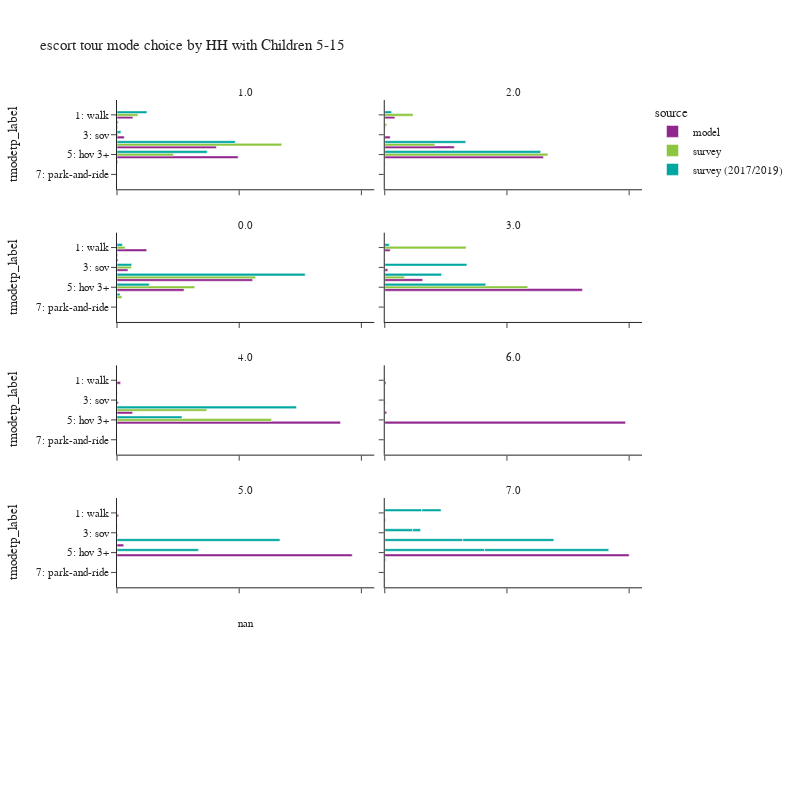

This figure's notebook cell:
### Code cell
plot_mode_choice(es_tour,
                 "hh515",
                 {
                  "tmodetp_label":["1: walk","2: bike","3: sov","4: hov 2","5: hov 3+","6: walk to transit",
                                   "7: park-and-ride","8: school bus","9: other–survey only"]},
                 "HH with Children 5-15",2,800)

### Figure 1 — Plotly figure (JSON) as saved in the notebook; plotly's stock layout.template omitted (floating-point values rounded to 4 significant figures)
{"data": [{"alignmentgroup": "True", "customdata": [[7], [11823], [497], [5409], [73788], [89979]], "hovertemplate": "source=model<br>hh515=1.0<br>percentage=%{x}<br>tmodetp_label=%{y}<br>sample_count=%{customdata[0]}<extra></extra>", "legendgroup": "model", "marker": {"color": "#91268F", "pattern": {"shape": ""}}, "name": "model", "offsetgroup": "model", "orientation": "h", "showlegend": true, "textposition": "auto", "type": "bar", "x": [3.857e-05, 0.06514, 0.002738, 0.0298, 0.4065, 0.4957], "xaxis": "x9", "y": [null, "1: walk", "2: bike", "3: sov", "4: hov 2", "5: hov 3+"], "yaxis": "y9"}, {"alignmentgroup": "True", "customdata": [[3], [4906], [254], [2624], [33638], [76738]], "hovertemplate": "source=model<br>hh515=2.0<br>percentage=%{x}<br>tmodetp_label=%{y}<br>sample_count=%{customdata[0]}<extra></extra>", "legendgroup": "model", "marker": {"color": "#91268F", "pattern": {"shape": ""}}, "name": "model", "offsetgroup": "model", "orientation": "h", "showlegend": false, "textposition": "auto", "type": "bar", "x": [2.539e-05, 0.04152, 0.00215, 0.02221, 0.2847, 0.6494], "xaxis": "x10", "y": [null, "1: walk", "2: bike", "3: sov", "4: hov 2", "5: hov 3+"], "yaxis": "y10"}, {"alignmentgroup": "True", "customdata": [[2], [36760], [1382], [13572], [168033], [83014]], "hovertemplate": "source=model<br>hh515=0.0<br>percentage=%{x}<br>tmodetp_label=%{y}<br>sample_count=%{customdata[0]}<extra></extra>", "legendgroup": "model", "marker": {"color": "#91268F", "pattern": {"shape": ""}}, "name": "model", "offsetgroup": "model", "orientation": "h", "showlegend": false, "textposition": "auto", "type": "bar", "x": [6.606e-06, 0.1214, 0.004565, 0.04483, 0.555, 0.2742], "xaxis": "x7", "y": [null, "1: walk", "2: bike", "3: sov", "4: hov 2", "5: hov 3+"], "yaxis": "y7"}, {"alignmentgroup": "True", "customdata": [[2], [712], [42], [406], [4960], [25874]], "hovertemplate": "source=model<br>hh515=3.0<br>percentage=%{x}<br>tmodetp_label=%{y}<br>sample_count=%{customdata[0]}<extra></extra>", "legendgroup": "model", "marker": {"color": "#91268F", "pattern": {"shape": ""}}, "name": "model", "offsetgroup": "model", "orientation": "h", "showlegend": false, "textposition": "auto", "type": "bar", "x": [6.251e-05, 0.02225, 0.001313, 0.01269, 0.155, 0.8087], "xaxis": "x8", "y": [null, "1: walk", "2: bike", "3: sov", "4: hov 2", "5: hov 3+"], "yaxis": "y8"}, {"alignmentgroup": "True", "customdata": [[143], [8], [59], [624], [8919]], "hovertemplate": "source=model<br>hh515=4.0<br>percentage=%{x}<br>tmodetp_label=%{y}<br>sample_count=%{customdata[0]}<extra></extra>", "legendgroup": "model", "marker": {"color": "#91268F", "pattern": {"shape": ""}}, "name": "model", "offsetgroup": "model", "orientation": "h", "showlegend": false, "textposition": "auto", "type": "bar", "x": [0.01466, 0.0008203, 0.006049, 0.06398, 0.9145], "xaxis": "x5", "y": ["1: walk", "2: bike", "3: sov", "4: hov 2", "5: hov 3+"], "yaxis": "y5"}, {"alignmentgroup": "True", "customdata": [[11], [4], [17], [2108]], "hovertemplate": "source=model<br>hh515=6.0<br>percentage=%{x}<br>tmodetp_label=%{y}<br>sample_count=%{customdata[0]}<extra></extra>", "legendgroup": "model", "marker": {"color": "#91268F", "pattern": {"shape": ""}}, "name": "model", "offsetgroup": "model", "orientation": "h", "showlegend": false, "textposition": "auto", "type": "bar", "x": [0.00514, 0.001869, 0.007944, 0.985], "xaxis": "x6", "y": ["1: walk", "3: sov", "4: hov 2", "5: hov 3+"], "yaxis": "y6"}, {"alignmentgroup": "True", "customdata": [[18], [2], [7], [74], [2588]], "hovertemplate": "source=model<br>hh515=5.0<br>percentage=%{x}<br>tmodetp_label=%{y}<br>sample_count=%{customdata[0]}<extra></extra>", "legendgroup": "model", "marker": {"color": "#91268F", "pattern": {"shape": ""}}, "name": "model", "offsetgroup": "model", "orientation": "h", "showlegend": false, "textposition": "auto", "type": "bar", "x": [0.006694, 0.0007438, 0.002603, 0.02752, 0.9624], "xaxis": "x3", "y": ["1: walk", "2: bike", "3: sov", "4: hov 2", "5: hov 3+"], "yaxis": "y3"}, {"alignmentgroup": "True", "customdata": [[64]], "hovertemplate": "source=model<br>hh515=7.0<br>percentage=%{x}<br>tmodetp_label=%{y}<br>sample_count=%{customdata[0]}<extra></extra>", "legendgroup": "model", "marker": {"color": "#91268F", "pattern": {"shape": ""}}, "name": "model", "offsetgroup": "model", "orientation": "h", "showlegend": false, "textposition": "auto", "type": "bar", "x": [1.0], "xaxis": "x4", "y": ["5: hov 3+"], "yaxis": "y4"}, {"alignmentgroup": "True", "customdata": [[1], [33], [3], [2], [74], [48], [1], [1]], "hovertemplate": "source=survey<br>hh515=1.0<br>percentage=%{x}<br>tmodetp_label=%{y}<br>sample_count=%{customdata[0]}<extra></extra>", "legendgroup": "survey", "marker": {"color": "#8CC63E", "pattern": {"shape": ""}}, "name": "survey", "offsetgroup": "survey", "orientation": "h", "showlegend": true, "textposition": "auto", "type": "bar", "x": [0.001325, 0.08578, 0.002052, 0.004693, 0.6743, 0.2313, 0.0003103, 0.0002569], "xaxis": "x9", "y": [null, "1: walk", "2: bike", "3: sov", "4: hov 2", "5: hov 3+", "6: walk to transit", "8: school bus"], "yaxis": "y9"}, {"alignmentgroup": "True", "customdata": [[25], [2], [44], [95], [3], [1]], "hovertemplate": "source=survey<br>hh515=2.0<br>percentage=%{x}<br>tmodetp_label=%{y}<br>sample_count=%{customdata[0]}<extra></extra>", "legendgroup": "survey", "marker": {"color": "#8CC63E", "pattern": {"shape": ""}}, "name": "survey", "offsetgroup": "survey", "orientation": "h", "showlegend": false, "textposition": "auto", "type": "bar", "x": [0.1159, 0.008285, 0.2048, 0.6677, 0.001999, 0.001354], "xaxis": "x10", "y": ["1: walk", "2: bike", "4: hov 2", "5: hov 3+", "6: walk to transit", "8: school bus"], "yaxis": "y10"}, {"alignmentgroup": "True", "customdata": [[2], [19], [6], [27], [163], [59], [6]], "hovertemplate": "source=survey<br>hh515=0.0<br>percentage=%{x}<br>tmodetp_label=%{y}<br>sample_count=%{customdata[0]}<extra></extra>", "legendgroup": "survey", "marker": {"color": "#8CC63E", "pattern": {"shape": ""}}, "name": "survey", "offsetgroup": "survey", "orientation": "h", "showlegend": false, "textposition": "auto", "type": "bar", "x": [0.000659, 0.03321, 0.001289, 0.05898, 0.5673, 0.3181, 0.02043], "xaxis": "x7", "y": [null, "1: walk", "2: bike", "3: sov", "4: hov 2", "5: hov 3+", "6: walk to transit"], "yaxis": "y7"}, {"alignmentgroup": "True", "customdata": [[3], [4], [17], [1]], "hovertemplate": "source=survey<br>hh515=3.0<br>percentage=%{x}<br>tmodetp_label=%{y}<br>sample_count=%{customdata[0]}<extra></extra>", "legendgroup": "survey", "marker": {"color": "#8CC63E", "pattern": {"shape": ""}}, "name": "survey", "offsetgroup": "survey", "orientation": "h", "showlegend": false, "textposition": "auto", "type": "bar", "x": [0.3327, 0.08106, 0.5852, 0.00108], "xaxis": "x8", "y": ["1: walk", "4: hov 2", "5: hov 3+", "8: school bus"], "yaxis": "y8"}, {"alignmentgroup": "True", "customdata": [[4], [10]], "hovertemplate": "source=survey<br>hh515=4.0<br>percentage=%{x}<br>tmodetp_label=%{y}<br>sample_count=%{customdata[0]}<extra></extra>", "legendgroup": "survey", "marker": {"color": "#8CC63E", "pattern": {"shape": ""}}, "name": "survey", "offsetgroup": "survey", "orientation": "h", "showlegend": false, "textposition": "auto", "type": "bar", "x": [0.3674, 0.6326], "xaxis": "x5", "y": ["4: hov 2", "5: hov 3+"], "yaxis": "y5"}, {"alignmentgroup": "True", "customdata": [[1], [36], [3], [3], [101], [96], [6]], "hovertemplate": "source=survey (2017/2019)<br>hh515=1.0<br>percentage=%{x}<br>tmodetp_label=%{y}<br>sample_count=%{customdata[0]}<extra></extra>", "legendgroup": "survey (2017/2019)", "marker": {"color": "#00A7A0", "pattern": {"shape": ""}}, "name": "survey (2017/2019)", "offsetgroup": "survey (2017/2019)", "orientation": "h", "showlegend": true, "textposition": "auto", "type": "bar", "x": [5.195e-05, 0.1224, 0.005002, 0.01577, 0.4839, 0.3693, 0.003522], "xaxis": "x9", "y": [null, "1: walk", "2: bike", "3: sov", "4: hov 2", "5: hov 3+", "6: walk to transit"], "yaxis": "y9"}, {"alignmentgroup": "True", "customdata": [[2], [19], [2], [66], [89]], "hovertemplate": "source=survey (2017/2019)<br>hh515=2.0<br>percentage=%{x}<br>tmodetp_label=%{y}<br>sample_count=%{customdata[0]}<extra></extra>", "legendgroup": "survey (2017/2019)", "marker": {"color": "#00A7A0", "pattern": {"shape": ""}}, "name": "survey (2017/2019)", "offsetgroup": "survey (2017/2019)", "orientation": "h", "showlegend": false, "textposition": "auto", "type": "bar", "x": [0.001935, 0.02826, 0.000498, 0.3313, 0.6381], "xaxis": "x10", "y": [null, "1: walk", "3: sov", "4: hov 2", "5: hov 3+"], "yaxis": "y10"}, {"alignmentgroup": "True", "customdata": [[2], [39], [5], [22], [172], [84], [7], [1]], "hovertemplate": "source=survey (2017/2019)<br>hh515=0.0<br>percentage=%{x}<br>tmodetp_label=%{y}<br>sample_count=%{customdata[0]}<extra></extra>", "legendgroup": "survey (2017/2019)", "marker": {"color": "#00A7A0", "pattern": {"shape": ""}}, "name": "survey (2017/2019)", "offsetgroup": "survey (2017/2019)", "orientation": "h", "showlegend": false, "textposition": "auto", "type": "bar", "x": [0.0001738, 0.022, 0.003345, 0.05989, 0.7699, 0.132, 0.01251, 0.0001936], "xaxis": "x7", "y": [null, "1: walk", "2: bike", "3: sov", "4: hov 2", "5: hov 3+", "6: walk to transit", "9: tnc"], "yaxis": "y7"}, {"alignmentgroup": "True", "customdata": [[5], [2], [12], [20]], "hovertemplate": "source=survey (2017/2019)<br>hh515=3.0<br>percentage=%{x}<br>tmodetp_label=%{y}<br>sample_count=%{customdata[0]}<extra></extra>", "legendgroup": "survey (2017/2019)", "marker": {"color": "#00A7A0", "pattern": {"shape": ""}}, "name": "survey (2017/2019)", "offsetgroup": "survey (2017/2019)", "orientation": "h", "showlegend": false, "textposition": "auto", "type": "bar", "x": [0.01854, 0.336, 0.2325, 0.413], "xaxis": "x8", "y": ["1: walk", "3: sov", "4: hov 2", "5: hov 3+"], "yaxis": "y8"}, {"alignmentgroup": "True", "customdata": [[2], [2]], "hovertemplate": "source=survey (2017/2019)<br>hh515=4.0<br>percentage=%{x}<br>tmodetp_label=%{y}<br>sample_count=%{customdata[0]}<extra></extra>", "legendgroup": "survey (2017/2019)", "marker": {"color": "#00A7A0", "pattern": {"shape": ""}}, "name": "survey (2017/2019)", "offsetgroup": "survey (2017/2019)", "orientation": "h", "showlegend": false, "textposition": "auto", "type": "bar", "x": [0.7341, 0.2659], "xaxis": "x5", "y": ["4: hov 2", "5: hov 3+"], "yaxis": "y5"}, {"alignmentgroup": "True", "customdata": [[2], [1]], "hovertemplate": "source=survey (2017/2019)<br>hh515=5.0<br>percentage=%{x}<br>tmodetp_label=%{y}<br>sample_count=%{customdata[0]}<extra></extra>", "legendgroup": "survey (2017/2019)", "marker": {"color": "#00A7A0", "pattern": {"shape": ""}}, "name": "survey (2017/2019)", "offsetgroup": "survey (2017/2019)", "orientation": "h", "showlegend": false, "textposition": "auto", "type": "bar", "x": [0.6667, 0.3333], "xaxis": "x3", "y": ["4: hov 2", "5: hov 3+"], "yaxis": "y3"}, {"alignmentgroup": "True", "customdata": [[22], [4], [16], [53], [23], [1], [1], [3], [64], [16], [297], [197], [15], [3]], "hovertemplate": "source=survey (2017/2019)<br>hh515=7.0<br>percentage=%{x}<br>tmodetp_label=%{y}<br>sample_count=%{customdata[0]}<extra></extra>", "legendgroup": "survey (2017/2019)", "marker": {"color": "#00A7A0", "pattern": {"shape": ""}}, "name": "survey (2017/2019)", "offsetgroup": "survey (2017/2019)", "orientation": "h", "showlegend": false, "textposition": "auto", "type": "bar", "x": [0.1518, 0.003561, 0.1141, 0.3191, 0.4083, 0.003066, 7.087e-05, 0.003641, 0.07867, 0.03238, 0.3727, 0.5082, 0.002774, 0.001613], "xaxis": "x4", "y": ["1: walk", "2: bike", "3: sov", "4: hov 2", "5: hov 3+", "6: walk to transit", "9: tnc", null, "1: walk", "3: sov", "4: hov 2", "5: hov 3+", "6: walk to transit", "8: school bus"], "yaxis": "y4"}], "layout": {"annotations": [{"font": {}, "showarrow": false, "text": "nan", "x": 0.245, "xanchor": "center", "xref": "paper", "y": 0.144, "yanchor": "bottom", "yref": "paper"}, {"font": {}, "showarrow": false, "text": "5.0", "x": 0.245, "xanchor": "center", "xref": "paper", "y": 0.358, "yanchor": "bottom", "yref": "paper"}, {"font": {}, "showarrow": false, "text": "7.0", "x": 0.755, "xanchor": "center", "xref": "paper", "y": 0.358, "yanchor": "bottom", "yref": "paper"}, {"font": {}, "showarrow": false, "text": "4.0", "x": 0.245, "xanchor": "center", "xref": "paper", "y": 0.572, "yanchor": "bottom", "yref": "paper"}, {"font": {}, "showarrow": false, "text": "6.0", "x": 0.755, "xanchor": "center", "xref": "paper", "y": 0.572, "yanchor": "bottom", "yref": "paper"}, {"font": {}, "showarrow": false, "text": "0.0", "x": 0.245, "xanchor": "center", "xref": "paper", "y": 0.786, "yanchor": "bottom", "yref": "paper"}, {"font": {}, "showarrow": false, "text": "3.0", "x": 0.755, "xanchor": "center", "xref": "paper", "y": 0.786, "yanchor": "bottom", "yref": "paper"}, {"font": {}, "showarrow": false, "text": "1.0", "x": 0.245, "xanchor": "center", "xref": "paper", "y": 1.0, "yanchor": "bottom", "yref": "paper"}, {"font": {}, "showarrow": false, "text": "2.0", "x": 0.755, "xanchor": "center", "xref": "paper", "y": 1.0, "yanchor": "bottom", "yref": "paper"}], "barmode": "group", "height": 800, "legend": {"title": {"text": "source"}, "tracegroupgap": 0}, "title": {"text": "escort tour mode choice by HH with Children 5-15"}, "width": 800, "xaxis": {"anchor": "y", "domain": [0.0, 0.49], "tickformat": ".1%", "title": {"text": "percentage"}}, "xaxis10": {"anchor": "y10", "domain": [0.51, 1.0], "matches": "x", "showticklabels": false, "tickformat": ".1%"}, "xaxis2": {"anchor": "y2", "domain": [0.51, 1.0], "matches": "x", "tickformat": ".1%", "title": {"text": "percentage"}}, "xaxis3": {"anchor": "y3", "domain": [0.0, 0.49], "matches": "x", "showticklabels": false, "tickformat": ".1%"}, "xaxis4": {"anchor": "y4", "domain": [0.51, 1.0], "matches": "x", "showticklabels": false, "tickformat": ".1%"}, "xaxis5": {"anchor": "y5", "domain": [0.0, 0.49], "matches": "x", "showticklabels": false, "tickformat": ".1%"}, "xaxis6": {"anchor": "y6", "domain": [0.51, 1.0], "matches": "x", "showticklabels": false, "tickformat": ".1%"}, "xaxis7": {"anchor": "y7", "domain": [0.0, 0.49], "matches": "x", "showticklabels": false, "tickformat": ".1%"}, "xaxis8": {"anchor": "y8", "domain": [0.51, 1.0], "matches": "x", "showticklabels": false, "tickformat": ".1%"}, "xaxis9": {"anchor": "y9", "domain": [0.0, 0.49], "matches": "x", "showticklabels": false, "tickformat": ".1%"}, "yaxis": {"anchor": "x", "categoryarray": ["9: other–survey only", "8: school bus", "7: park-and-ride", "6: walk to transit", "5: hov 3+", "4: hov 2", "3: sov", "2: bike", "1: walk"], "categoryorder": "array", "domain": [0.0, 0.144], "title": {"text": "tmodetp_label"}}, "yaxis10": {"anchor": "x10", "domain": [0.856, 1.0], "matches": "y", "showticklabels": false}, "yaxis2": {"anchor": "x2", "domain": [0.0, 0.144], "matches": "y", "showticklabels": false}, "yaxis3": {"anchor": "x3", "categoryarray": ["9: other–survey only", "8: school bus", "7: park-and-ride", "6: walk to transit", "5: hov 3+", "4: hov 2", "3: sov", "2: bike", "1: walk"], "categoryorder": "array", "domain": [0.214, 0.358], "matches": "y", "title": {"text": "tmodetp_label"}}, "yaxis4": {"anchor": "x4", "domain": [0.214, 0.358], "matches": "y", "showticklabels": false}, "yaxis5": {"anchor": "x5", "categoryarray": ["9: other–survey only", "8: school bus", "7: park-and-ride", "6: walk to transit", "5: hov 3+", "4: hov 2", "3: sov", "2: bike", "1: walk"], "categoryorder": "array", "domain": [0.428, 0.572], "matches": "y", "title": {"text": "tmodetp_label"}}, "yaxis6": {"anchor": "x6", "domain": [0.428, 0.572], "matches": "y", "showticklabels": false}, "yaxis7": {"anchor": "x7", "categoryarray": ["9: other–survey only", "8: school bus", "7: park-and-ride", "6: walk to transit", "5: hov 3+", "4: hov 2", "3: sov", "2: bike", "1: walk"], "categoryorder": "array", "domain": [0.642, 0.786], "matches": "y", "title": {"text": "tmodetp_label"}}, "yaxis8": {"anchor": "x8", "domain": [0.642, 0.786], "matches": "y", "showticklabels": false}, "yaxis9": {"anchor": "x9", "categoryarray": ["9: other–survey only", "8: school bus", "7: park-and-ride", "6: walk to transit", "5: hov 3+", "4: hov 2", "3: sov", "2: bike", "1: walk"], "categoryorder": "array", "domain": [0.856, 1.0], "matches": "y", "title": {"text": "tmodetp_label"}}}}
